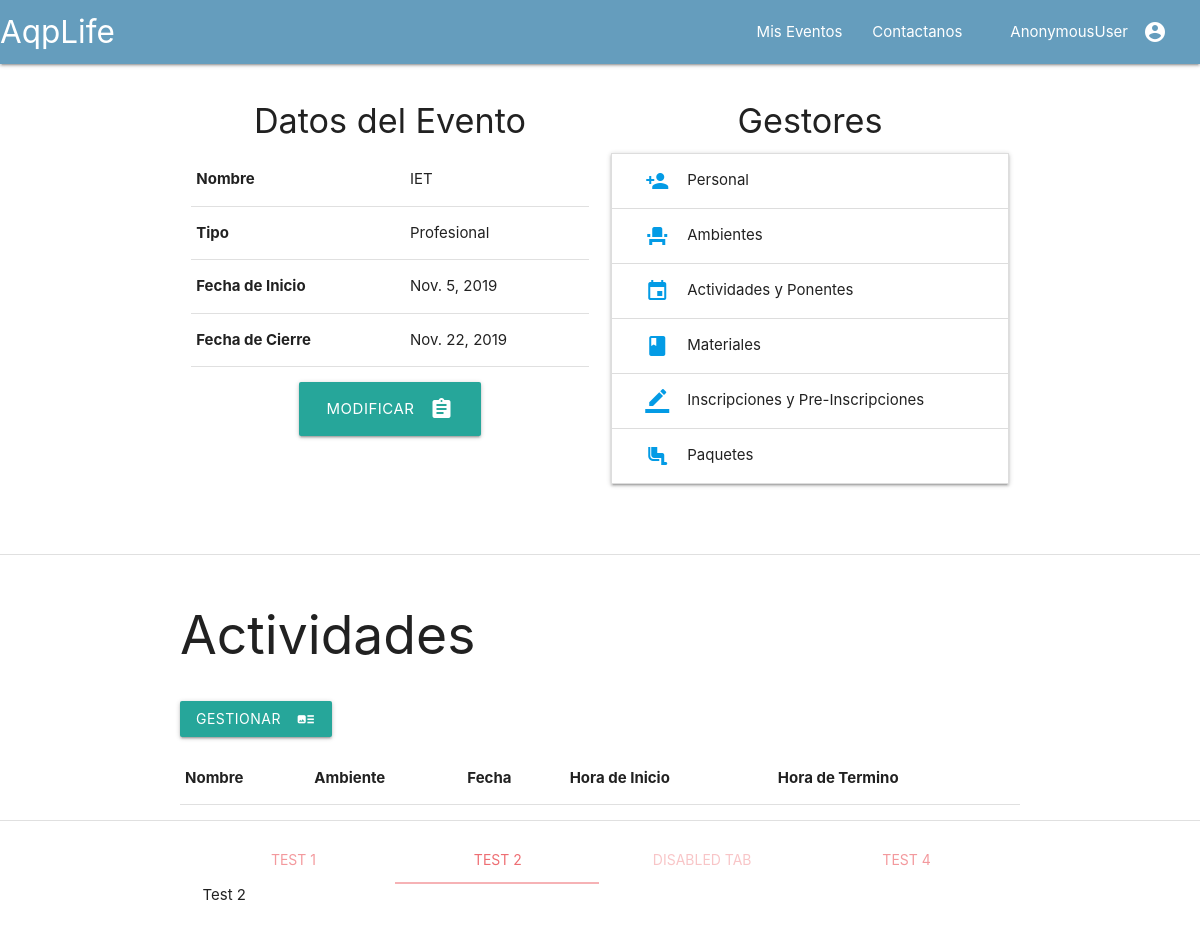
The page /eventos/2/evento on the database as committed earlier.
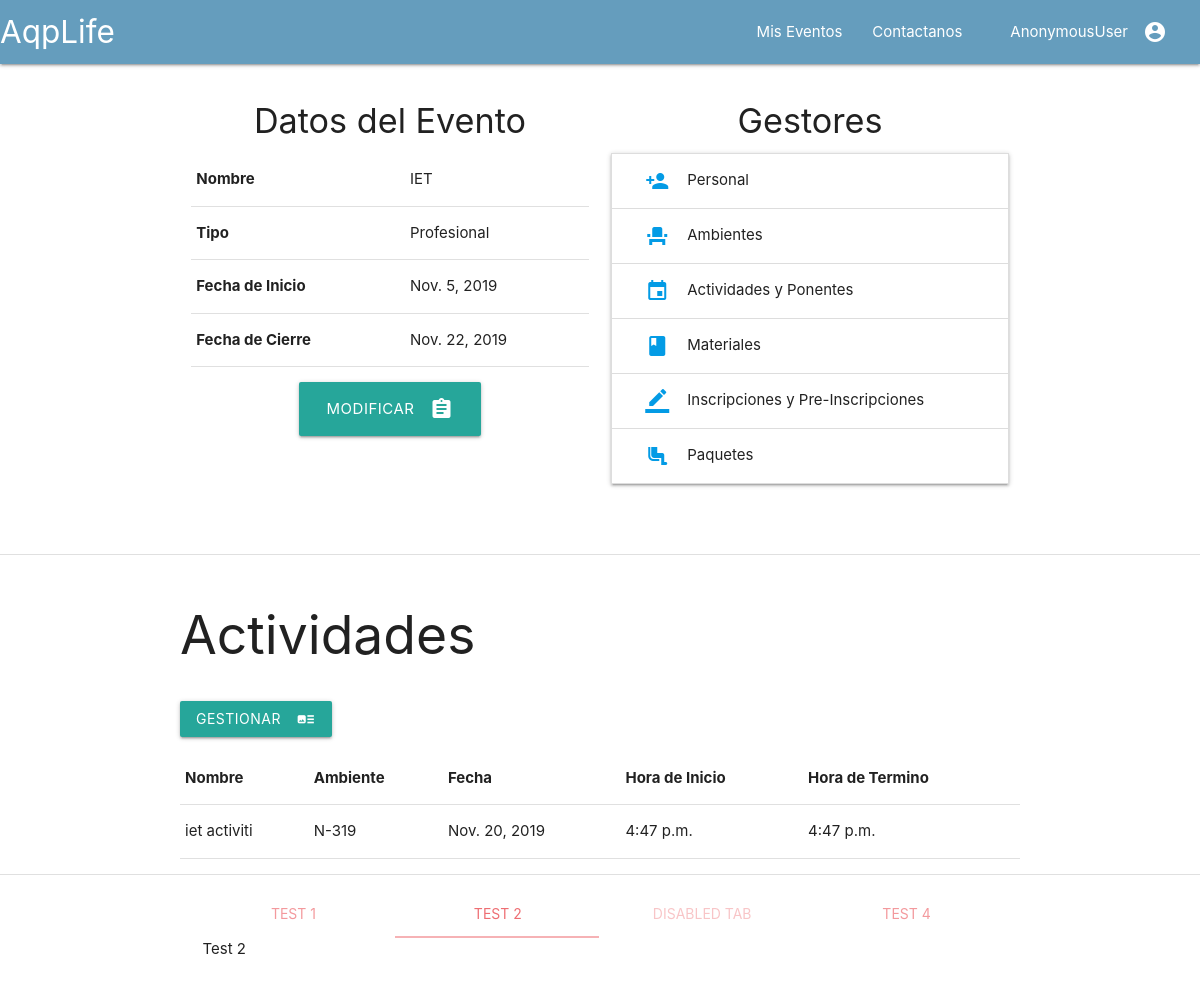
The same page on the database as committed later.
### eventos/models.py (models this page shows, shortened)
class Evento(models.Model):
	nombre				=models.CharField(unique=True,max_length=30)
	tipo_evento			=models.CharField(max_length=20)
	fecha_inicio		=models.DateField(default=date.today)
	fecha_fin			=models.DateField(default=date.today)

class Actividad(models.Model):
	evento 				=models.ForeignKey(Evento,on_delete=models.CASCADE)
	ambiente  			=models.ForeignKey(Ambiente,blank=True,on_delete=models.CASCADE)
	nombre				=models.CharField(unique=True,max_length=20)
	fecha 				=models.DateField(default=date.today)
	hora_inicio			=models.TimeField(blank=True)
	hora_fin			=models.TimeField(blank=True)

class Ambiente(models.Model):
	nombre				=models.CharField(primary_key=True,max_length=30)
	evento				=models.ForeignKey(Evento,on_delete=models.CASCADE)
	ubicacion			=models.CharField(max_length=30)
	capacidad			=models.IntegerField(default=0)
	def __str__(self):
		return self.nombre

### eventos/views_modulo_configuracion.py (the view)
# urls.py: path('<int:evento_id>/evento',views.EventoDetailView.as_view(),name='evento'),
class EventoDetailView(DetailView):
	template_name='eventos/evento.html'
	def  get_object(self):
		_id=self.kwargs.get("evento_id")
		return get_object_or_404(Evento,id=_id)

### eventos/templates/eventos/evento.html (shortened to what this page needs)
{%extends 'eventos/index.html'%}
{%block section_1%}
	<div class="section container row">
		<div class="col s6">
			<h4 class="center-align"> Datos del Evento</h4>
			<table class="highlight">
				<thead>
					<tr>
					<th>Nombre</th>
					<td>{{object.nombre}}</td>
					</tr>
				</thead>
				<tbody>
				<tr>
					<th>Tipo</th>
					<td>{{object.tipo_evento}}</td>
				</tr>
				<tr>
					<th>Fecha de Inicio</th>
					<td>{{object.fecha_inicio}}</td>
				</tr>
				<tr>
					<th>Fecha de Cierre</th>
					<td>{{object.fecha_fin}}</td>
				</tr>
				</tbody>
			</table>
			<div class="section center-align">
				<a href="{%url 'eventos:modificar_evento' object.id%}" class="waves-effect waves-light btn-large center-align"><i class="material-icons right">assignment</i>Modificar</a>
			</div>
		</div>
		<div class="col s6 center-align row">
			<h4>Gestores</h4>
			<ul class="collapsible">
				<li>
				<div class="collapsible-header">
					<a href="{%url 'eventos:gestionar_personal' object.id%}"><i class="material-icons right">person_add</i></a> Personal
				</div>
				</li>
				<li>
				<div class="collapsible-header">
					<a href="{%url 'eventos:gestionar_ambiente' object.id%}"><i class="material-icons right">event_seat</i></a> Ambientes
				</div>
				</li>
				<li>
				<div class="collapsible-header">
					<a href="{%url 'eventos:gestionar_actividad' object.id%}"><i class="material-icons right">event</i></a>Actividades y Ponentes
				</div>
				</li>
				<li>
				<div class="collapsible-header">
					<a href="{%url 'eventos:gestionar_material' object.id%}"><i class="material-icons right">class</i></a>Materiales </div>
				</li>
				<li>
				<div class="collapsible-header"><a href="{%url 'eventos:gestionar_ambiente' object.id%}"><i class="material-icons right">border_color</i></a>Inscripciones y Pre-Inscripciones</div>
				<li>
				<div class="collapsible-header"><a href="{%url 'eventos:gestionar_paquete' object.id%}"><i class="material-icons right">airline_seat_legroom_normal</i></a>Paquetes</div>
				</li>
				</li>
			</ul>
		</div>
		</div>
{%endblock%}
{%block section_2%}
	<div class="section container">
		<h2>Actividades</h2>
		<div class="section">
				<a href="{%url 'eventos:gestionar_actividad' object.id%}" class="waves-effect waves-light btn center-align"><i class="material-icons right">art_track</i>Gestionar</a>
			</div>
      <table>
        <thead>
          <tr>
              <th>Nombre</th>
              <th>Ambiente</th>
              <th>Fecha</th>
              <th>Hora de Inicio</th>
              <th>Hora de Termino</th>
          </tr>
        </thead>
        <tbody>
        	{%for actividad in object.actividad_set.all%}
          <tr>
            <td>{{actividad.nombre}}</td>
            <td>{{actividad.ambiente}}</td>
            <td>{{actividad.fecha}}</td>
            <td>{{actividad.hora_inicio}}</td>
            <td>{{actividad.hora_fin}}</td>
          </tr>
        	{%endfor%}
        </tbody>
      </table>
	</div>
{%endblock%}

### eventos/templates/eventos/index.html (shortened to what this page needs)
{% load static %}
<!DOCTYPE html>
<html>
<head>
	{% block header %}
		<link rel="stylesheet" type="text/css" href="{% static 'eventos/css/materialize.min.css' %}">
		<link rel="stylesheet" type="text/css" href="{% static 'eventos/style.css' %}">
		<link rel="stylesheet" href="{% static 'eventos/icons.css' %}">
	{% endblock %}
</head>
<body>
	{% block nav%}
		<nav>
		<div class="nav-wrapper este"  id="nav_bar">
		  <a href="{%url 'eventos:index_2'%}" class=" brand-logo">AqpLife</a>
		  <ul id="nav-mobile" class="right hide-on-med-and-down">
		    <li><a class="dropdown-trigger" href="#!" data-target="dropdown-MisEventos">Mis Eventos</a></li>
		    <li><a href="">Contactanos</a></li>
		    <li><a href="#" data-target="slide-out" class="sidenav-trigger show-on-large"><i class="material-icons index right">account_circle</i>{{user}}</a></li>
		  </ul>
		</div>
		</nav>
    {%endblock%}
	{%block section_1%}{%endblock%}
	<div class="divider"></div>
	{%block section_2%}{%endblock%}
		<div class="divider"></div>
	{%block section_3%}
	<div class="section container  row">
		<div class="col s12">
		<ul class="tabs">
			<li class="tab col s3"><a href="#test1">Test 1</a></li>
			<li class="tab col s3"><a class="active" href="#test2">Test 2</a></li>
			<li class="tab col s3 disabled"><a href="#test3">Disabled Tab</a></li>
			<li class="tab col s3"><a href="#test4">Test 4</a></li>
		</ul>
		<div id="test2" class="col s12">Test 2</div>
		</div>
	</div>
	{%endblock%}
</body>
</html>

### eventos/static/eventos/style.css (style rules this page uses)
.nav-wrapper.este { background-color:#659DBD; }
.material-icons.index { background-color:#659DBD; }

Rows that differ between the two databases and show on the page:
added Actividad: nombre "iet activiti", ambiente "N-319", fecha "Nov. 20, 2019", hora_inicio "4:47 p.m.", hora_fin "4:47 p.m."
